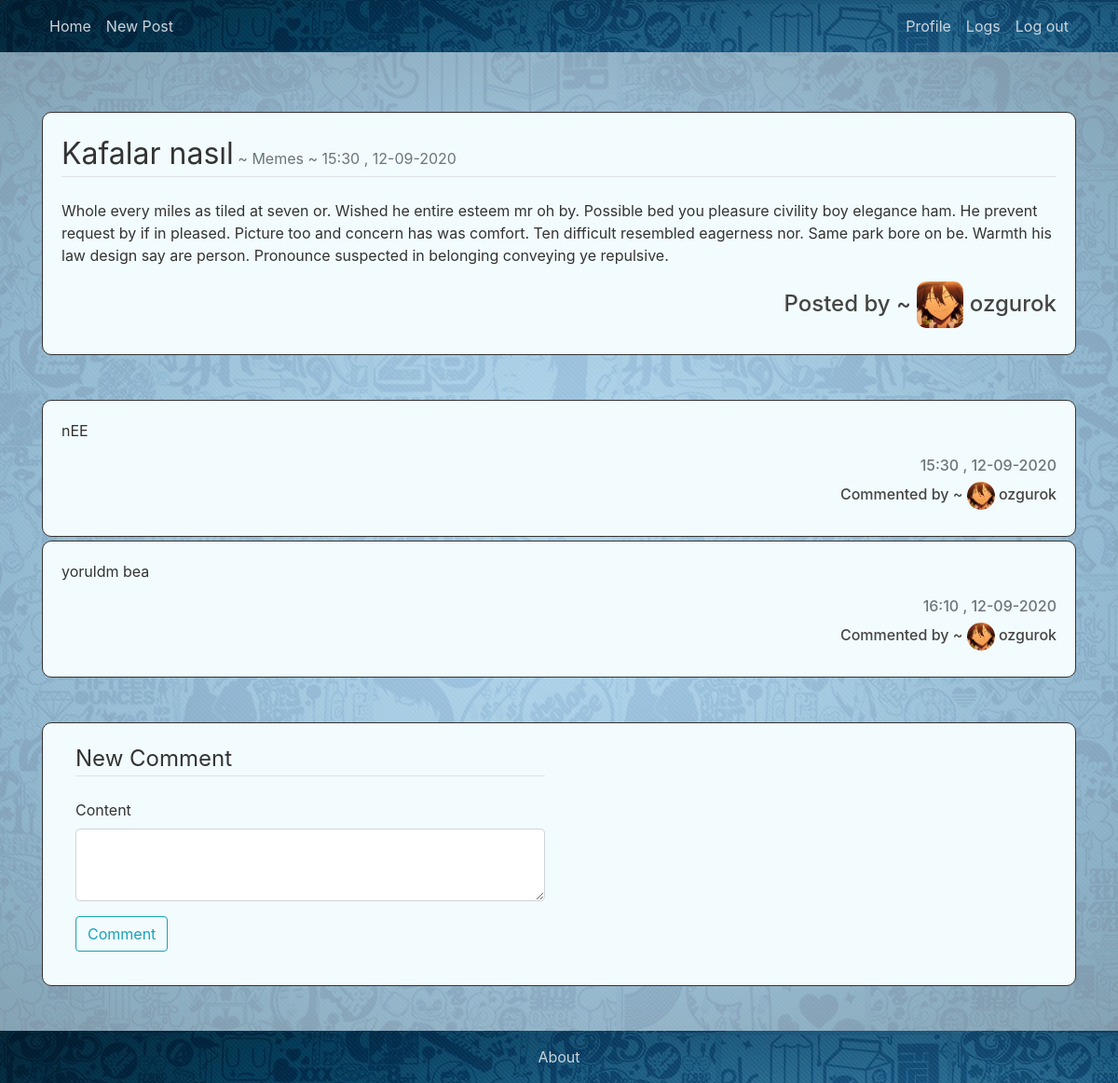
/post/3/comment (signed in), run on an earlier commit of the app's database.
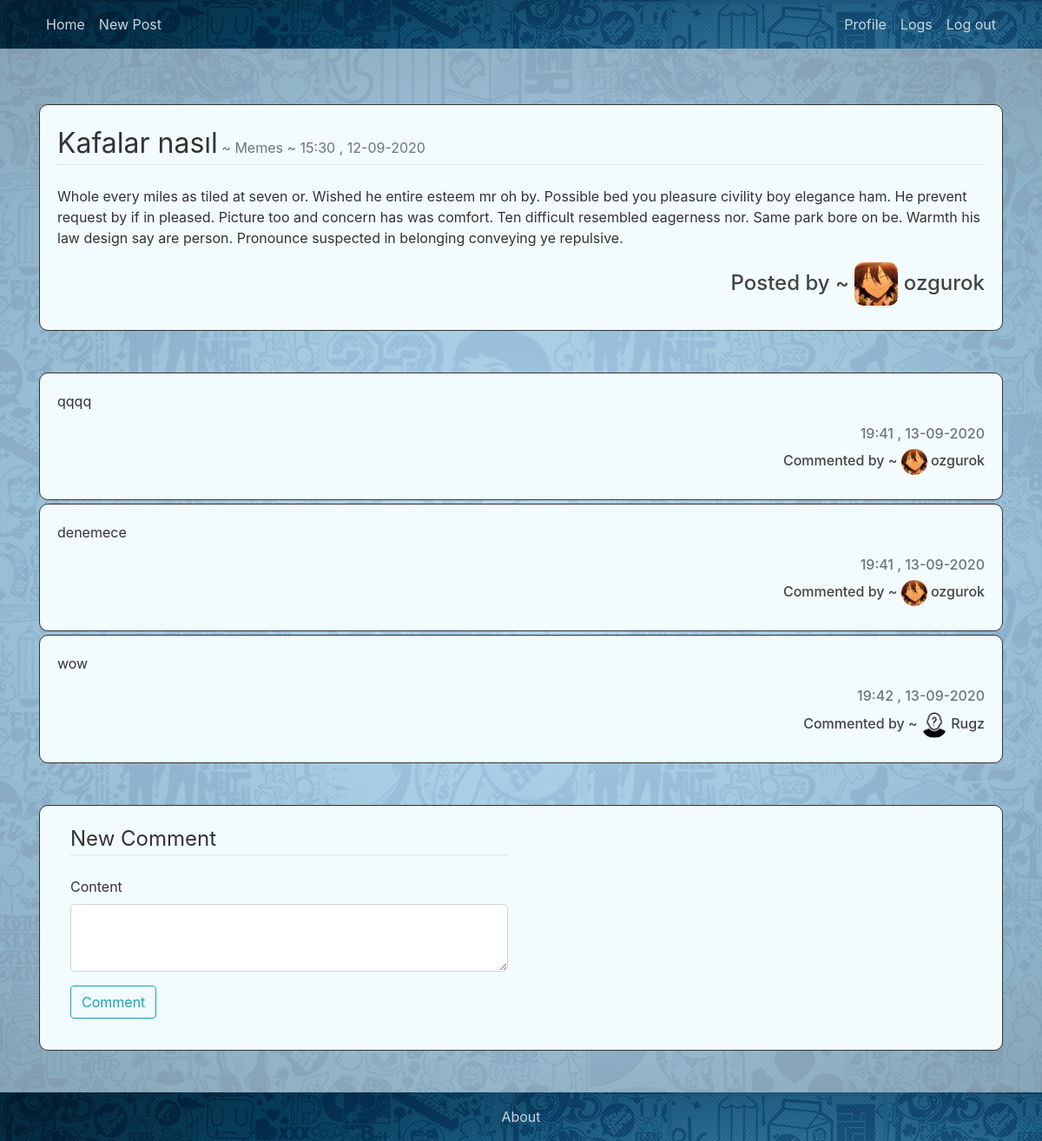
And on a later commit of the database.
### flaskblog/models.py (models this page shows, shortened)
@dataclass
class Post(db.Model):
    id:int
    title:str
    category:str
    author_username:str
    content:str
    def get_time():
        return (datetime.utcnow() + timedelta(hours=3))
    id = db.Column(db.Integer, primary_key=True)
    title = db.Column(db.String(100), nullable=False)
    category = db.Column(db.String, nullable=False)
    date_posted = db.Column(db.DateTime, nullable=False, default=get_time)
    content = db.Column(db.Text, nullable=False)
    user_id = db.Column(db.Integer, db.ForeignKey('user.id'), nullable=False)
    author_username = db.Column(db.Text, nullable=False)
    comments = db.relationship('Comment', backref='commented_post', lazy='dynamic')

@dataclass
class User(db.Model, UserMixin):
    id:int
    username:str
    facebook:str
    twitter:str
    id = db.Column(db.Integer, primary_key=True)
    username = db.Column(db.String(20), unique=True, nullable=False)
    password = db.Column(db.String(60), nullable=False)
    image_file = db.Column(db.String(20), nullable=False, default='default.jpg')
    facebook = db.Column(db.String(30), nullable=False, default='You haven\'t set your facebook adress ')
    twitter = db.Column(db.String(30), nullable=False, default='You haven\'t set your twitter adress ')
    posts = db.relationship('Post', backref='author', lazy='dynamic')
    comments = db.relationship('Comment', backref='commenter', lazy='dynamic')

@dataclass
class Comment(db.Model):
    def get_time():
        return (datetime.utcnow() + timedelta(hours=3))
    id = db.Column(db.Integer, primary_key=True)
    date_posted = db.Column(db.DateTime, nullable=False, default=get_time)
    content = db.Column(db.Text, nullable=False)
    post_id = db.Column(db.Integer, db.ForeignKey('post.id'), nullable=False)
    user_id = db.Column(db.Integer, db.ForeignKey('user.id'), nullable=False)

### flaskblog/routes.py (the view)
@app.route("/post/<int:post_id>/comment", methods=['GET','POST'])
@login_required
def comment_post(post_id):
    post = Post.query.get_or_404(post_id)
    form = CommentForm()
    if form.validate_on_submit():
        comment = Comment(content=form.content.data, commented_post=Post.query.get(post_id), commenter=current_user)
        db.session.add(comment)
        db.session.commit()
        flash('Your comment have been created!', 'success')
        return redirect(url_for('post', post_id=post.id))
    return render_template('comment_post.html', title='Comment Post', form=form, post=post)

### flaskblog/forms.py
class CommentForm(FlaskForm):
    content = TextAreaField('Content', validators=[DataRequired(), Length(3,800)])
    submit = SubmitField('Comment')

### flaskblog/models.py (called while the page is built)
@login_manager.user_loader
def load_user(user_id):
    return User.query.get(int(user_id))

### flaskblog/templates/comment_post.html (shortened to what this page needs)
{% extends "layout.html" %}
{% block content %}
    <div class='boxy mb-5 mt-5'>
        <div class='border-bottom mb-4'>
            <a style="font-size: xx-large">{{post.title}}</a>
            <p class='text-muted' style="display: inline;">  ~  {{post.category}}</p>
            <p class="text-muted" style="display: inline;">  ~  {{post.date_posted.strftime("%H:%M , %d-%m-%Y")}}</p>
        </div>
        {% for para in post.content.split('\n') %}
            <p>{{ para }}</p>
        {% endfor %}
        <h4 align='right'>Posted by ~ <img src="{{ url_for('static',filename='profile_pics/' + post.author.image_file) }}" style="width: 50px; border-radius: 10px"> {{post.author.username}}</h4>
    </div>
    {% for comment in post.comments %}
    <div class='boxy mb-1 mt-1'>
      <p>{{comment.content}}</p>
      <h6 class='text-muted' align='right'>{{comment.date_posted.strftime("%H:%M , %d-%m-%Y")}}</h6>
      <h6 align='right'>Commented by ~ <img src="{{ url_for('static',filename='profile_pics/' + comment.commenter.image_file) }}" style="width: 30px; border-radius: 20px"> {{comment.commenter.username}}</h6>
    </div>
    {% endfor %}
    <div class='boxy mt-5 mb-5' >
        <form action="" method ="post" class = col-6>
            <legend class='border-bottom mb-4'>New Comment</legend>
            <div class='form-group'>
            {{ form.content.label(class='form-control-label') }}
            {% if form.content.errors %}
                {{ form.content(class='form-control form-control-lg is-invalid') }}
                <div class='invalid-feedback'>
                    {% for error in form.content.errors %}
                        <span>{{ error }}</span>
                    {% endfor %}
                </div>
            {% else %}
                {{ form.content(class='form-control form-control-lg') }}
            {% endif %}
            </div>
            <div class='form-group'>
            {{ form.submit(class='btn btn-outline-info') }}
            </div>
        </form>
    </div>
{% endblock content %}

### flaskblog/templates/layout.html (shortened to what this page needs)
<!DOCTYPE html>
<html>
<head>
    <link rel="stylesheet" href="https://maxcdn.bootstrapcdn.com/bootstrap/4.0.0/css/bootstrap.min.css">
    <link rel="stylesheet" type="text/css" href="{{ url_for('static', filename='main.css') }}">
</head>
<body>
  <br><br><br>
    <header class="site-header">
      <nav class="navbar navbar-expand-md fixed-top" style="background-image: url({{ url_for('static', filename='banner.jpg') }})">
        <div class="container">
          <div class="collapse navbar-collapse" id="navbarToggle">
            <div class="navbar-nav mr-auto">
              <a class="nav-item nav-link" href="{{ url_for('home') }}">Home</a>
              <a class="nav-item nav-link" href="{{ url_for('create_post') }}">New Post</a>
            </div>
            <div class="navbar-nav">
              {% if current_user.is_authenticated %}
              <a class="nav-item nav-link" href="{{ url_for('profile') }}">Profile</a>
              <a class="nav-item nav-link" href="{{ url_for('logs') }}">Logs</a>
              <a class="nav-item nav-link" href="{{ url_for('logout') }}">Log out</a>
              {% else %}
              <a class="nav-item nav-link" href="{{ url_for('login') }}">Login</a>
              <a class="nav-item nav-link" href="{{ url_for('signup') }}">Sign Up</a>
              {% endif %}
            </div>
          </div>
        </div>
      </nav>
    </header>
    <main role="main" class="container">
      {% block content %}{% endblock %}
    </main>
<footer class="page-footer font-small" style="background-image: url({{ url_for('static', filename='banner.jpg') }})">
  <div class="text-center py-3"><a style="color:#cbd5db" href="https://ozgurokumus.github.io/">About</a></div>
</footer>
</body>
</html>

### flaskblog/static/main.css (style rules this page uses)
body { color: #333333; min-height: 100vh; display: flex; flex-direction: column; margin: 0; }
h1, h2, h3, h4, h5, h6 { color: #444444; }
.site-header .navbar-nav .nav-link { color: #cbd5db; }
.page-footer { background: #5f788a; color: #cbd5db; height: auto; width: 100%; margin-top: auto ; }
.boxy { border-radius: 10px; border-style:solid; background-color:rgb(242, 251, 253); border-width: 1px; padding: 20px; margin-bottom: 30px; }

What changed in the data, as far as the page shows it:
removed Comment: content "nEE", date_posted "15:30 , 12-09-2020", image_file (picture), commenter.username "ozgurok"
removed Comment: content "yoruldm bea", date_posted "16:10 , 12-09-2020", image_file (picture), commenter.username "ozgurok"
added Comment: content "qqqq", date_posted "19:41 , 13-09-2020", image_file (picture), commenter.username "ozgurok"
added Comment: content "denemece", date_posted "19:41 , 13-09-2020", image_file (picture), commenter.username "ozgurok"
added Comment: content "wow", date_posted "19:42 , 13-09-2020", image_file (placeholder picture), commenter.username "Rugz"
